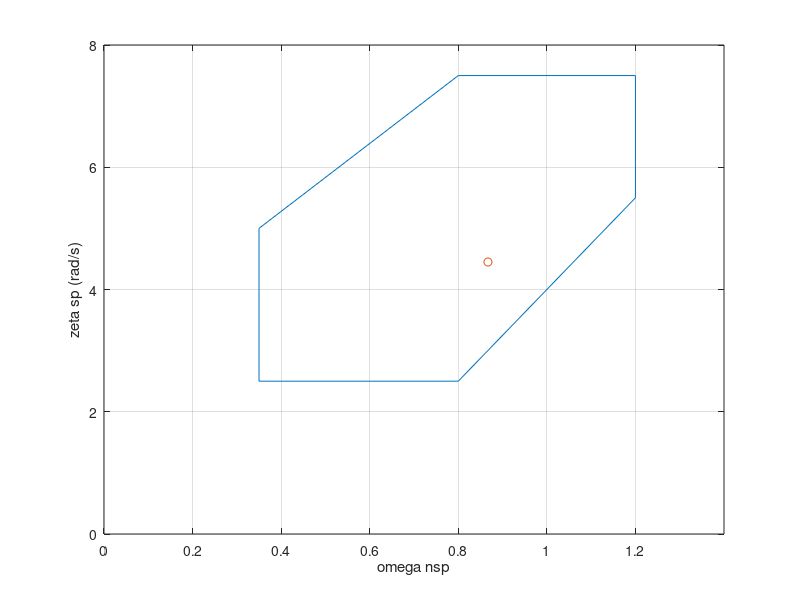

Source code (MATLAB):
a=[0.35 0.8 1.2 1.2 0.8 0.35 0.35]
b=[2.5 2.5 5.5 7.5 7.5 5 2.5]

plot(a,b,0.867,4.45,"o");
xlabel('omega nsp');
ylabel('zeta sp (rad/s)');
xlim([0,1.4]);
ylim([0,8]);

grid on;

print("output/test.png",'-dpng','-r100')